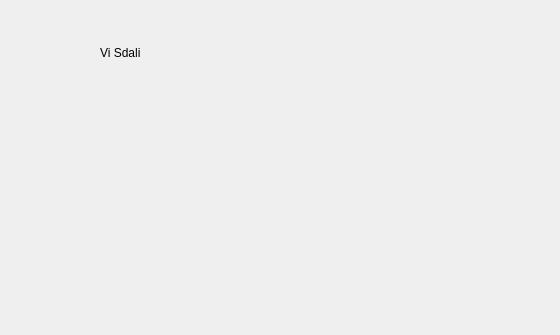
<?xml version="1.0" encoding="UTF-8"?>
<ui version="4.0">
 <class>MainWindow</class>
 <widget class="QMainWindow" name="MainWindow">
  <property name="geometry">
   <rect>
    <x>0</x>
    <y>0</y>
    <width>560</width>
    <height>335</height>
   </rect>
  </property>
  <property name="windowTitle">
   <string>MainWindow</string>
  </property>
  <widget class="QWidget" name="centralwidget">
   <widget class="QLabel" name="label">
    <property name="geometry">
     <rect>
      <x>100</x>
      <y>40</y>
      <width>89</width>
      <height>25</height>
     </rect>
    </property>
    <property name="text">
     <string>Vi Sdali </string>
    </property>
   </widget>
  </widget>
 </widget>
 <resources/>
 <connections/>
</ui>
